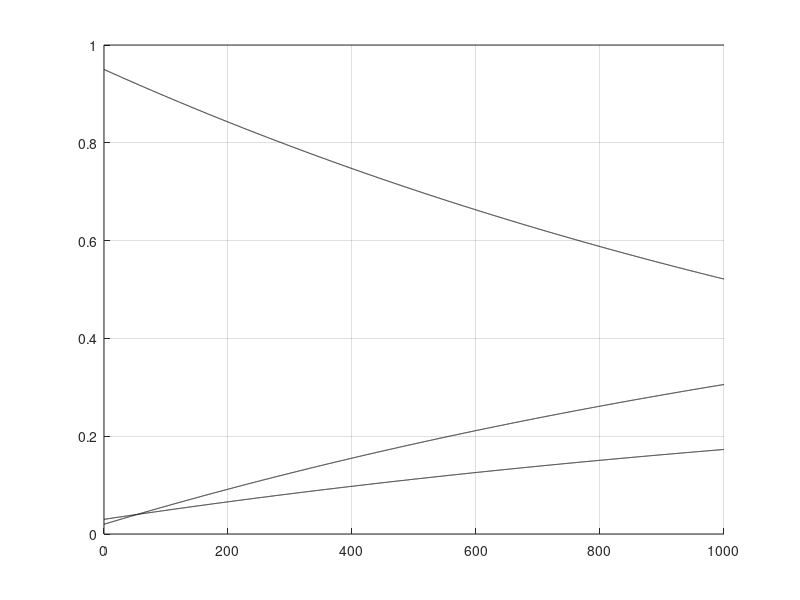

This chart was generated by the following MATLAB code:
t=0:.1:1000;
P3= (0.950000)*exp(-0.000600000*t);
P2= (0.346667)+(-0.316667)*exp(-0.000600000*t);
P1= (0.653333)+(-0.633333)*exp(-0.000600000*t);
Po3= (0.950000);
Po2= (0.0300000);
Po1= (0.0200000);
 P=P1+P2+P3; 
 PL=[P1; P2; P3; P]; 
 myplot=plot(t,PL,'-k') 
 box off 
 axis([0.00000 1000.00 0.0 1.0]) 
 grid on 
 axis manual